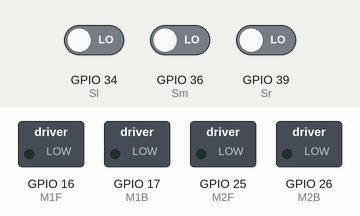
The sketch below on a simulated ESP32. Parts: switched loads named in the sketch (green lamp = pin HIGH). The test bench sets the inputs (shaded band); at power-on: GPIO 34 (Sl) LOW, GPIO 36 (Sm) LOW, GPIO 39 (Sr) LOW.

Above: at 1.2 s.
1.3 s: GPIO 34 (Sl) driven HIGH
At 2.5 s:
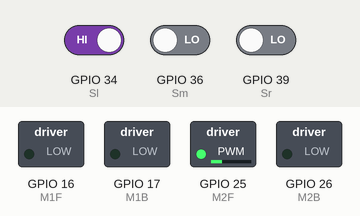
2.8 s: GPIO 36 (Sm) driven HIGH
At 3.1 s:
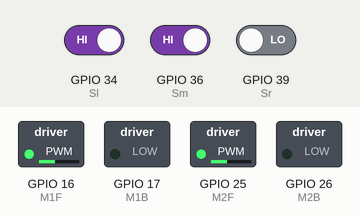
4.3 s: GPIO 34 (Sl) driven LOW and GPIO 36 (Sm) driven LOW and GPIO 39 (Sr) driven HIGH
At 4.9 s:
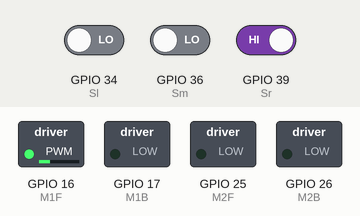
Timing chart, 0 to 7.3 s (numbered marks = the images above; inputs shaded):
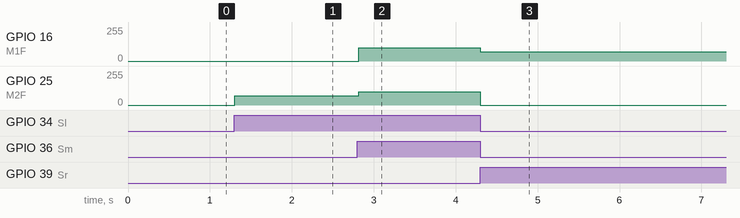

The sketch:

main.ino
```cpp
// --- PINY PRE MOTORY ---
const int M1F = 16;
const int M1B = 17;
const int M2F = 25;
const int M2B = 26;

// --- PINY PRE SENZORY ---
const int Sl = 34;
const int Sm = 36;
const int Sr = 39;

// --- NASTAVENIE RÝCHLOSTI A PAUZY ---
int speed_fwd = 100;       // Rýchlosť rovno
int turn_power = 70;      // Sila vonkajšieho kolesa v zákrute (aby prekonalo trenie)
// int step_delay = 40;       // Magická pauza v milisekundách (čas na dokončenie pohybu)

bool leftReading = 0;
bool middleReading = 0;
bool rightReading = 0;


void setup() {
  Serial.begin(115200);

  pinMode(M1F, OUTPUT);
  pinMode(M1B, OUTPUT);
  pinMode(M2F, OUTPUT);
  pinMode(M2B, OUTPUT);

  pinMode(Sl, INPUT);
  pinMode(Sm, INPUT);
  pinMode(Sr, INPUT);
}

void loop() {
  leftReading = digitalRead(Sl);
  middleReading = digitalRead(Sm);
  rightReading = digitalRead(Sr);

  if(middleReading){
    forward();

  }
  else if(leftReading){
    adjust_left();
  }
  else if(rightReading){
    adjust_right();
  }
}

// --- FUNKCIE PRE POHYB ---

void forward() {
  analogWrite(M1F, speed_fwd);
  analogWrite(M1B, 0);

  analogWrite(M2F, speed_fwd);
  analogWrite(M2B, 0);
}

void turn_left() {
  // Pivot otočka: Ľavé koleso čiastočne cúva, pravé tlačí
  analogWrite(M1F, 0);
  analogWrite(M1B, 0);

  analogWrite(M2F, turn_power);
  analogWrite(M2B, 0);
}

void turn_right() {
  // Pivot otočka: Ľavé koleso tlačí, pravé čiastočne cúva
  analogWrite(M1F, turn_power);
  analogWrite(M1B, 0);

  analogWrite(M2F, 0);
  analogWrite(M2B, 0);
}

void adjust_right() {
    while(!middleReading) {
        middleReading = digitalRead(Sm);
        turn_right();
        delay(10);
    }
    forward();
}

void adjust_left() {
    while(!middleReading) {
        middleReading = digitalRead(Sm);
        turn_left();
        delay(10);
    }
    forward();
}
```

Measured:
- after the input at 1.3 s, GPIO 25 (M2F): 0/255 → 70/255 at once
- after the input at 2.8 s, GPIO 16 (M1F): 0/255 → 100/255 at once; GPIO 25 (M2F): 70/255 → 100/255 at once
- after the input at 4.3 s, GPIO 16 (M1F): 100/255 → 70/255 at once; GPIO 25 (M2F): 100/255 → 0/255 at once
